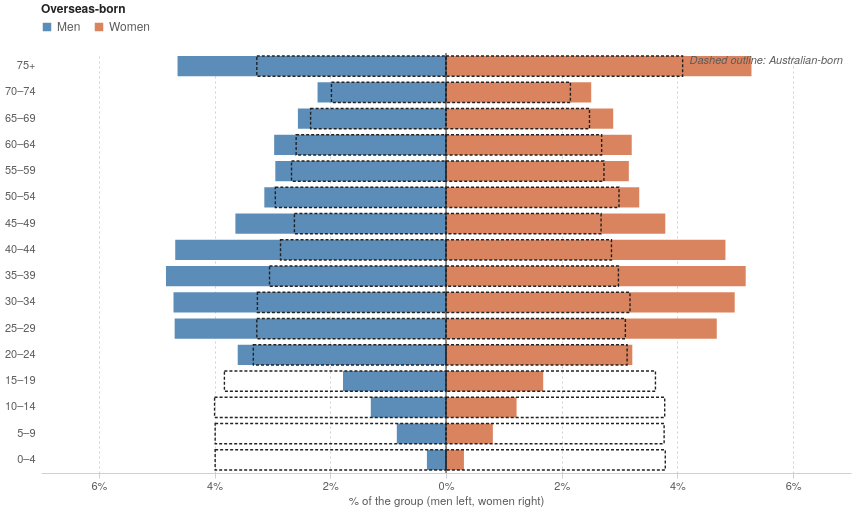

Source (Vega-Lite JSON):
### Vega-Lite specification from a JSON file in a GitHub repository (floating-point values rounded to 4 significant figures)
{"$schema": "https://vega.github.io/schema/vega-lite/v5.json", "config": {"background": null, "font": "IBM Plex Sans, Helvetica Neue, Arial, sans-serif", "padding": 4, "view": {"stroke": null}, "axis": {"labelColor": "#5c5c5c", "titleColor": "#5c5c5c", "gridColor": "#d0d0d0", "domainColor": "#d0d0d0", "tickColor": "#d0d0d0", "labelFont": "IBM Plex Sans, Helvetica Neue, Arial, sans-serif", "labelFontSize": 11, "titleFont": "IBM Plex Sans, Helvetica Neue, Arial, sans-serif", "titleFontWeight": 500, "titleFontSize": 11.5}, "legend": {"labelColor": "#5c5c5c", "titleColor": "#222222", "labelFont": "IBM Plex Sans, Helvetica Neue, Arial, sans-serif", "titleFont": "IBM Plex Sans, Helvetica Neue, Arial, sans-serif", "titleFontWeight": 600, "labelFontSize": 12, "titleFontSize": 12, "symbolStrokeColor": "#ffffff"}, "text": {"color": "#222222", "font": "IBM Plex Sans, Helvetica Neue, Arial, sans-serif"}, "tooltipFormat": {"numberFormat": ",.0f"}}, "width": 810, "height": 420, "params": [{"name": "pyrYear", "value": 2025, "bind": {"input": "radio", "options": [1996, 2025], "name": "Year "}}], "data": {"values": [{"year": 1996, "age": "0–4", "ai": 0, "grp": "Overseas-born", "sex": "Male", "n": 17210, "pct": 0.41, "x": -0.41}, {"year": 1996, "age": "0–4", "ai": 0, "grp": "Overseas-born", "sex": "Female", "n": 16170, "pct": 0.38, "x": 0.38}, {"year": 1996, "age": "0–4", "ai": 0, "grp": "Australian-born", "sex": "Male", "n": 645560, "pct": 4.62, "x": -4.62}, {"year": 1996, "age": "0–4", "ai": 0, "grp": "Australian-born", "sex": "Female", "n": 612570, "pct": 4.38, "x": 4.38}, {"year": 1996, "age": "5–9", "ai": 1, "grp": "Overseas-born", "sex": "Male", "n": 41350, "pct": 0.98, "x": -0.98}, {"year": 1996, "age": "5–9", "ai": 1, "grp": "Overseas-born", "sex": "Female", "n": 39540, "pct": 0.93, "x": 0.93}, {"year": 1996, "age": "5–9", "ai": 1, "grp": "Australian-born", "sex": "Male", "n": 625040, "pct": 4.47, "x": -4.47}, {"year": 1996, "age": "5–9", "ai": 1, "grp": "Australian-born", "sex": "Female", "n": 594540, "pct": 4.25, "x": 4.25}, {"year": 1996, "age": "10–14", "ai": 2, "grp": "Overseas-born", "sex": "Male", "n": 67710, "pct": 1.6, "x": -1.6}, {"year": 1996, "age": "10–14", "ai": 2, "grp": "Overseas-born", "sex": "Female", "n": 64030, "pct": 1.51, "x": 1.51}, {"year": 1996, "age": "10–14", "ai": 2, "grp": "Australian-born", "sex": "Male", "n": 599650, "pct": 4.29, "x": -4.29}, {"year": 1996, "age": "10–14", "ai": 2, "grp": "Australian-born", "sex": "Female", "n": 571230, "pct": 4.08, "x": 4.08}, {"year": 1996, "age": "15–19", "ai": 3, "grp": "Overseas-born", "sex": "Male", "n": 93150, "pct": 2.2, "x": -2.2}, {"year": 1996, "age": "15–19", "ai": 3, "grp": "Overseas-born", "sex": "Female", "n": 87130, "pct": 2.05, "x": 2.05}, {"year": 1996, "age": "15–19", "ai": 3, "grp": "Australian-born", "sex": "Male", "n": 558390, "pct": 3.99, "x": -3.99}, {"year": 1996, "age": "15–19", "ai": 3, "grp": "Australian-born", "sex": "Female", "n": 533020, "pct": 3.81, "x": 3.81}, {"year": 1996, "age": "20–24", "ai": 4, "grp": "Overseas-born", "sex": "Male", "n": 120320, "pct": 2.84, "x": -2.84}, {"year": 1996, "age": "20–24", "ai": 4, "grp": "Overseas-born", "sex": "Female", "n": 119640, "pct": 2.82, "x": 2.82}, {"year": 1996, "age": "20–24", "ai": 4, "grp": "Australian-born", "sex": "Male", "n": 584470, "pct": 4.18, "x": -4.18}, {"year": 1996, "age": "20–24", "ai": 4, "grp": "Australian-born", "sex": "Female", "n": 564330, "pct": 4.04, "x": 4.04}, {"year": 1996, "age": "25–29", "ai": 5, "grp": "Overseas-born", "sex": "Male", "n": 146950, "pct": 3.47, "x": -3.47}, {"year": 1996, "age": "25–29", "ai": 5, "grp": "Overseas-born", "sex": "Female", "n": 152170, "pct": 3.59, "x": 3.59}, {"year": 1996, "age": "25–29", "ai": 5, "grp": "Australian-born", "sex": "Male", "n": 559380, "pct": 4, "x": -4}, {"year": 1996, "age": "25–29", "ai": 5, "grp": "Australian-born", "sex": "Female", "n": 551280, "pct": 3.94, "x": 3.94}, {"year": 1996, "age": "30–34", "ai": 6, "grp": "Overseas-born", "sex": "Male", "n": 193630, "pct": 4.57, "x": -4.57}, {"year": 1996, "age": "30–34", "ai": 6, "grp": "Overseas-born", "sex": "Female", "n": 198570, "pct": 4.68, "x": 4.68}, {"year": 1996, "age": "30–34", "ai": 6, "grp": "Australian-born", "sex": "Male", "n": 524230, "pct": 3.75, "x": -3.75}, {"year": 1996, "age": "30–34", "ai": 6, "grp": "Australian-born", "sex": "Female", "n": 522340, "pct": 3.74, "x": 3.74}, {"year": 1996, "age": "35–39", "ai": 7, "grp": "Overseas-born", "sex": "Male", "n": 206260, "pct": 4.86, "x": -4.86}, {"year": 1996, "age": "35–39", "ai": 7, "grp": "Overseas-born", "sex": "Female", "n": 211720, "pct": 4.99, "x": 4.99}, {"year": 1996, "age": "35–39", "ai": 7, "grp": "Australian-born", "sex": "Male", "n": 517510, "pct": 3.7, "x": -3.7}, {"year": 1996, "age": "35–39", "ai": 7, "grp": "Australian-born", "sex": "Female", "n": 514700, "pct": 3.68, "x": 3.68}, {"year": 1996, "age": "40–44", "ai": 8, "grp": "Overseas-born", "sex": "Male", "n": 204740, "pct": 4.83, "x": -4.83}, {"year": 1996, "age": "40–44", "ai": 8, "grp": "Overseas-born", "sex": "Female", "n": 209080, "pct": 4.93, "x": 4.93}, {"year": 1996, "age": "40–44", "ai": 8, "grp": "Australian-born", "sex": "Male", "n": 468710, "pct": 3.35, "x": -3.35}, {"year": 1996, "age": "40–44", "ai": 8, "grp": "Australian-born", "sex": "Female", "n": 467160, "pct": 3.34, "x": 3.34}, {"year": 1996, "age": "45–49", "ai": 9, "grp": "Overseas-born", "sex": "Male", "n": 232180, "pct": 5.48, "x": -5.48}, {"year": 1996, "age": "45–49", "ai": 9, "grp": "Overseas-born", "sex": "Female", "n": 221220, "pct": 5.22, "x": 5.22}, {"year": 1996, "age": "45–49", "ai": 9, "grp": "Australian-born", "sex": "Male", "n": 419450, "pct": 3, "x": -3}, {"year": 1996, "age": "45–49", "ai": 9, "grp": "Australian-born", "sex": "Female", "n": 415940, "pct": 2.97, "x": 2.97}, {"year": 1996, "age": "50–54", "ai": 10, "grp": "Overseas-born", "sex": "Male", "n": 188400, "pct": 4.44, "x": -4.44}, {"year": 1996, "age": "50–54", "ai": 10, "grp": "Overseas-born", "sex": "Female", "n": 167660, "pct": 3.95, "x": 3.95}, {"year": 1996, "age": "50–54", "ai": 10, "grp": "Australian-born", "sex": "Male", "n": 326580, "pct": 2.34, "x": -2.34}, {"year": 1996, "age": "50–54", "ai": 10, "grp": "Australian-born", "sex": "Female", "n": 327310, "pct": 2.34, "x": 2.34}, {"year": 1996, "age": "55–59", "ai": 11, "grp": "Overseas-born", "sex": "Male", "n": 162170, "pct": 3.82, "x": -3.82}, {"year": 1996, "age": "55–59", "ai": 11, "grp": "Overseas-born", "sex": "Female", "n": 143220, "pct": 3.38, "x": 3.38}, {"year": 1996, "age": "55–59", "ai": 11, "grp": "Australian-born", "sex": "Male", "n": 255630, "pct": 1.83, "x": -1.83}, {"year": 1996, "age": "55–59", "ai": 11, "grp": "Australian-born", "sex": "Female", "n": 262320, "pct": 1.88, "x": 1.88}, {"year": 1996, "age": "60–64", "ai": 12, "grp": "Overseas-born", "sex": "Male", "n": 135430, "pct": 3.19, "x": -3.19}, {"year": 1996, "age": "60–64", "ai": 12, "grp": "Overseas-born", "sex": "Female", "n": 122400, "pct": 2.89, "x": 2.89}, {"year": 1996, "age": "60–64", "ai": 12, "grp": "Australian-born", "sex": "Male", "n": 216660, "pct": 1.55, "x": -1.55}, {"year": 1996, "age": "60–64", "ai": 12, "grp": "Australian-born", "sex": "Female", "n": 232510, "pct": 1.66, "x": 1.66}, {"year": 1996, "age": "65–69", "ai": 13, "grp": "Overseas-born", "sex": "Male", "n": 118670, "pct": 2.8, "x": -2.8}, {"year": 1996, "age": "65–69", "ai": 13, "grp": "Overseas-born", "sex": "Female", "n": 107990, "pct": 2.55, "x": 2.55}, {"year": 1996, "age": "65–69", "ai": 13, "grp": "Australian-born", "sex": "Male", "n": 217120, "pct": 1.55, "x": -1.55}, {"year": 1996, "age": "65–69", "ai": 13, "grp": "Australian-born", "sex": "Female", "n": 245010, "pct": 1.75, "x": 1.75}, {"year": 1996, "age": "70–74", "ai": 14, "grp": "Overseas-born", "sex": "Male", "n": 95220, "pct": 2.25, "x": -2.25}, {"year": 1996, "age": "70–74", "ai": 14, "grp": "Overseas-born", "sex": "Female", "n": 99740, "pct": 2.35, "x": 2.35}, {"year": 1996, "age": "70–74", "ai": 14, "grp": "Australian-born", "sex": "Male", "n": 179530, "pct": 1.28, "x": -1.28}, {"year": 1996, "age": "70–74", "ai": 14, "grp": "Australian-born", "sex": "Female", "n": 225670, "pct": 1.61, "x": 1.61}, {"year": 1996, "age": "75+", "ai": 15, "grp": "Overseas-born", "sex": "Male", "n": 108040, "pct": 2.55, "x": -2.55}, {"year": 1996, "age": "75+", "ai": 15, "grp": "Overseas-born", "sex": "Female", "n": 148350, "pct": 3.5, "x": 3.5}, {"year": 1996, "age": "75+", "ai": 15, "grp": "Australian-born", "sex": "Male", "n": 236010, "pct": 1.69, "x": -1.69}, {"year": 1996, "age": "75+", "ai": 15, "grp": "Australian-born", "sex": "Female", "n": 410890, "pct": 2.94, "x": 2.94}, {"year": 2025, "age": "0–4", "ai": 0, "grp": "Overseas-born", "sex": "Male", "n": 28950, "pct": 0.33, "x": -0.33}, {"year": 2025, "age": "0–4", "ai": 0, "grp": "Overseas-born", "sex": "Female", "n": 27190, "pct": 0.31, "x": 0.31}, {"year": 2025, "age": "0–4", "ai": 0, "grp": "Australian-born", "sex": "Male", "n": 749990, "pct": 3.99, "x": -3.99}, {"year": 2025, "age": "0–4", "ai": 0, "grp": "Australian-born", "sex": "Female", "n": 711310, "pct": 3.79, "x": 3.79}, {"year": 2025, "age": "5–9", "ai": 1, "grp": "Overseas-born", "sex": "Male", "n": 74970, "pct": 0.85, "x": -0.85}, {"year": 2025, "age": "5–9", "ai": 1, "grp": "Overseas-born", "sex": "Female", "n": 71620, "pct": 0.81, "x": 0.81}, {"year": 2025, "age": "5–9", "ai": 1, "grp": "Australian-born", "sex": "Male", "n": 749470, "pct": 3.99, "x": -3.99}, {"year": 2025, "age": "5–9", "ai": 1, "grp": "Australian-born", "sex": "Female", "n": 707790, "pct": 3.77, "x": 3.77}, {"year": 2025, "age": "10–14", "ai": 2, "grp": "Overseas-born", "sex": "Male", "n": 114620, "pct": 1.3, "x": -1.3}, {"year": 2025, "age": "10–14", "ai": 2, "grp": "Overseas-born", "sex": "Female", "n": 108030, "pct": 1.22, "x": 1.22}, {"year": 2025, "age": "10–14", "ai": 2, "grp": "Australian-born", "sex": "Male", "n": 750570, "pct": 4, "x": -4}, {"year": 2025, "age": "10–14", "ai": 2, "grp": "Australian-born", "sex": "Female", "n": 709350, "pct": 3.78, "x": 3.78}, {"year": 2025, "age": "15–19", "ai": 3, "grp": "Overseas-born", "sex": "Male", "n": 156920, "pct": 1.78, "x": -1.78}, {"year": 2025, "age": "15–19", "ai": 3, "grp": "Overseas-born", "sex": "Female", "n": 148120, "pct": 1.68, "x": 1.68}, {"year": 2025, "age": "15–19", "ai": 3, "grp": "Australian-born", "sex": "Male", "n": 720130, "pct": 3.83, "x": -3.83}, {"year": 2025, "age": "15–19", "ai": 3, "grp": "Australian-born", "sex": "Female", "n": 679190, "pct": 3.62, "x": 3.62}, {"year": 2025, "age": "20–24", "ai": 4, "grp": "Overseas-born", "sex": "Male", "n": 317880, "pct": 3.6, "x": -3.6}, {"year": 2025, "age": "20–24", "ai": 4, "grp": "Overseas-born", "sex": "Female", "n": 284450, "pct": 3.22, "x": 3.22}, {"year": 2025, "age": "20–24", "ai": 4, "grp": "Australian-born", "sex": "Male", "n": 625540, "pct": 3.33, "x": -3.33}, {"year": 2025, "age": "20–24", "ai": 4, "grp": "Australian-born", "sex": "Female", "n": 587000, "pct": 3.13, "x": 3.13}, {"year": 2025, "age": "25–29", "ai": 5, "grp": "Overseas-born", "sex": "Male", "n": 414620, "pct": 4.69, "x": -4.69}, {"year": 2025, "age": "25–29", "ai": 5, "grp": "Overseas-born", "sex": "Female", "n": 413810, "pct": 4.68, "x": 4.68}, {"year": 2025, "age": "25–29", "ai": 5, "grp": "Australian-born", "sex": "Male", "n": 614500, "pct": 3.27, "x": -3.27}, {"year": 2025, "age": "25–29", "ai": 5, "grp": "Australian-born", "sex": "Female", "n": 582660, "pct": 3.1, "x": 3.1}, {"year": 2025, "age": "30–34", "ai": 6, "grp": "Overseas-born", "sex": "Male", "n": 416300, "pct": 4.71, "x": -4.71}, {"year": 2025, "age": "30–34", "ai": 6, "grp": "Overseas-born", "sex": "Female", "n": 440480, "pct": 4.99, "x": 4.99}, {"year": 2025, "age": "30–34", "ai": 6, "grp": "Australian-born", "sex": "Male", "n": 611650, "pct": 3.26, "x": -3.26}, {"year": 2025, "age": "30–34", "ai": 6, "grp": "Australian-born", "sex": "Female", "n": 596700, "pct": 3.18, "x": 3.18}, {"year": 2025, "age": "35–39", "ai": 7, "grp": "Overseas-born", "sex": "Male", "n": 427620, "pct": 4.84, "x": -4.84}, {"year": 2025, "age": "35–39", "ai": 7, "grp": "Overseas-born", "sex": "Female", "n": 457990, "pct": 5.18, "x": 5.18}, {"year": 2025, "age": "35–39", "ai": 7, "grp": "Australian-born", "sex": "Male", "n": 573440, "pct": 3.05, "x": -3.05}, {"year": 2025, "age": "35–39", "ai": 7, "grp": "Australian-born", "sex": "Female", "n": 559760, "pct": 2.98, "x": 2.98}, {"year": 2025, "age": "40–44", "ai": 8, "grp": "Overseas-born", "sex": "Male", "n": 413760, "pct": 4.68, "x": -4.68}, {"year": 2025, "age": "40–44", "ai": 8, "grp": "Overseas-born", "sex": "Female", "n": 426540, "pct": 4.83, "x": 4.83}, {"year": 2025, "age": "40–44", "ai": 8, "grp": "Australian-born", "sex": "Male", "n": 536380, "pct": 2.86, "x": -2.86}, {"year": 2025, "age": "40–44", "ai": 8, "grp": "Australian-born", "sex": "Female", "n": 536200, "pct": 2.86, "x": 2.86}, {"year": 2025, "age": "45–49", "ai": 9, "grp": "Overseas-born", "sex": "Male", "n": 321270, "pct": 3.64, "x": -3.64}, {"year": 2025, "age": "45–49", "ai": 9, "grp": "Overseas-born", "sex": "Female", "n": 335200, "pct": 3.79, "x": 3.79}, {"year": 2025, "age": "45–49", "ai": 9, "grp": "Australian-born", "sex": "Male", "n": 491790, "pct": 2.62, "x": -2.62}, {"year": 2025, "age": "45–49", "ai": 9, "grp": "Australian-born", "sex": "Female", "n": 502810, "pct": 2.68, "x": 2.68}, {"year": 2025, "age": "50–54", "ai": 10, "grp": "Overseas-born", "sex": "Male", "n": 277330, "pct": 3.14, "x": -3.14}, {"year": 2025, "age": "50–54", "ai": 10, "grp": "Overseas-born", "sex": "Female", "n": 295250, "pct": 3.34, "x": 3.34}, {"year": 2025, "age": "50–54", "ai": 10, "grp": "Australian-born", "sex": "Male", "n": 553100, "pct": 2.95, "x": -2.95}, {"year": 2025, "age": "50–54", "ai": 10, "grp": "Australian-born", "sex": "Female", "n": 561220, "pct": 2.99, "x": 2.99}, {"year": 2025, "age": "55–59", "ai": 11, "grp": "Overseas-born", "sex": "Male", "n": 260370, "pct": 2.95, "x": -2.95}, {"year": 2025, "age": "55–59", "ai": 11, "grp": "Overseas-born", "sex": "Female", "n": 279550, "pct": 3.16, "x": 3.16}, {"year": 2025, "age": "55–59", "ai": 11, "grp": "Australian-born", "sex": "Male", "n": 501320, "pct": 2.67, "x": -2.67}, {"year": 2025, "age": "55–59", "ai": 11, "grp": "Australian-born", "sex": "Female", "n": 512810, "pct": 2.73, "x": 2.73}, {"year": 2025, "age": "60–64", "ai": 12, "grp": "Overseas-born", "sex": "Male", "n": 262410, "pct": 2.97, "x": -2.97}, {"year": 2025, "age": "60–64", "ai": 12, "grp": "Overseas-born", "sex": "Female", "n": 283770, "pct": 3.21, "x": 3.21}, {"year": 2025, "age": "60–64", "ai": 12, "grp": "Australian-born", "sex": "Male", "n": 485990, "pct": 2.59, "x": -2.59}, {"year": 2025, "age": "60–64", "ai": 12, "grp": "Australian-born", "sex": "Female", "n": 504470, "pct": 2.69, "x": 2.69}, {"year": 2025, "age": "65–69", "ai": 13, "grp": "Overseas-born", "sex": "Male", "n": 226520, "pct": 2.56, "x": -2.56}, {"year": 2025, "age": "65–69", "ai": 13, "grp": "Overseas-born", "sex": "Female", "n": 255210, "pct": 2.89, "x": 2.89}, {"year": 2025, "age": "65–69", "ai": 13, "grp": "Australian-born", "sex": "Male", "n": 439880, "pct": 2.34, "x": -2.34}, {"year": 2025, "age": "65–69", "ai": 13, "grp": "Australian-born", "sex": "Female", "n": 466510, "pct": 2.48, "x": 2.48}, {"year": 2025, "age": "70–74", "ai": 14, "grp": "Overseas-born", "sex": "Male", "n": 195990, "pct": 2.22, "x": -2.22}, {"year": 2025, "age": "70–74", "ai": 14, "grp": "Overseas-born", "sex": "Female", "n": 221490, "pct": 2.51, "x": 2.51}, {"year": 2025, "age": "70–74", "ai": 14, "grp": "Australian-born", "sex": "Male", "n": 371080, "pct": 1.98, "x": -1.98}, {"year": 2025, "age": "70–74", "ai": 14, "grp": "Australian-born", "sex": "Female", "n": 404160, "pct": 2.15, "x": 2.15}, {"year": 2025, "age": "75+", "ai": 15, "grp": "Overseas-born", "sex": "Male", "n": 409750, "pct": 4.64, "x": -4.64}, {"year": 2025, "age": "75+", "ai": 15, "grp": "Overseas-born", "sex": "Female", "n": 466330, "pct": 5.28, "x": 5.28}, {"year": 2025, "age": "75+", "ai": 15, "grp": "Australian-born", "sex": "Male", "n": 614200, "pct": 3.27, "x": -3.27}, {"year": 2025, "age": "75+", "ai": 15, "grp": "Australian-born", "sex": "Female", "n": 768400, "pct": 4.09, "x": 4.09}]}, "transform": [{"filter": "datum.year == pyrYear"}], "encoding": {"y": {"field": "age", "type": "ordinal", "sort": ["75+", "70–74", "65–69", "60–64", "55–59", "50–54", "45–49", "40–44", "35–39", "30–34", "25–29", "20–24", "15–19", "10–14", "5–9", "0–4"], "title": null, "axis": {"domain": false, "ticks": false, "labelPadding": 6}}}, "layer": [{"transform": [{"filter": "datum.grp == 'Overseas-born'"}], "mark": {"type": "bar", "height": {"band": 0.86}}, "encoding": {"x": {"field": "x", "type": "quantitative", "title": "% of the group (men left, women right)", "scale": {"domain": [-7, 7], "nice": false}, "axis": {"labelExpr": "abs(datum.value) + '%'", "values": [-6, -4, -2, 0, 2, 4, 6], "grid": true, "gridDash": [2, 3]}}, "color": {"field": "sex", "type": "nominal", "scale": {"domain": ["Male", "Female"], "range": ["#5b8db8", "#d9845f"]}, "legend": {"title": "Overseas-born", "orient": "top", "direction": "horizontal", "symbolType": "square", "labelExpr": "datum.label == 'Male' ? 'Men' : 'Women'"}}, "tooltip": [{"field": "grp", "title": "Group"}, {"field": "sex", "title": "Sex"}, {"field": "age", "title": "Age"}, {"field": "n", "title": "People", "format": ","}, {"field": "pct", "title": "% of the group", "format": ".2f"}]}}, {"transform": [{"filter": "datum.grp == 'Australian-born'"}], "mark": {"type": "bar", "height": {"band": 0.86}, "filled": false, "stroke": "#222222", "strokeWidth": 1.4, "strokeDash": [3, 2]}, "encoding": {"x": {"field": "x", "type": "quantitative", "title": "% of the group (men left, women right)", "scale": {"domain": [-7, 7], "nice": false}, "axis": {"labelExpr": "abs(datum.value) + '%'", "values": [-6, -4, -2, 0, 2, 4, 6], "grid": true, "gridDash": [2, 3]}}, "tooltip": [{"field": "grp", "title": "Group"}, {"field": "sex", "title": "Sex"}, {"field": "age", "title": "Age"}, {"field": "n", "title": "People", "format": ","}, {"field": "pct", "title": "% of the group", "format": ".2f"}]}}, {"data": {"values": [{"x": 0}]}, "mark": {"type": "rule", "color": "#222222", "strokeWidth": 1}, "encoding": {"x": {"field": "x", "type": "quantitative"}, "y": null}}, {"data": {"values": [{"x": 6.86, "txt": "Dashed outline: Australian-born"}]}, "mark": {"type": "text", "align": "right", "baseline": "top", "fontSize": 11, "color": "#5c5c5c", "fontStyle": "italic"}, "encoding": {"x": {"field": "x", "type": "quantitative"}, "y": {"value": 2}, "text": {"field": "txt"}}}]}
